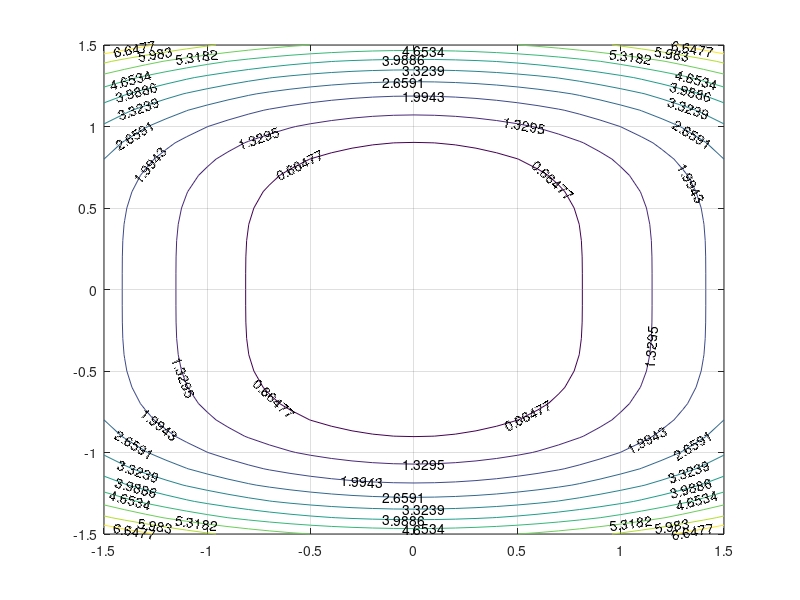

The MATLAB source for this figure: (Note: this script raises an error after producing the figure.)
clc, clear, close all;
% % Rosenbrock's function
% [x,y] = meshgrid(-1.5:.1:1.5, -1.5:.1:1.5);
% f = (1 - x).^2 + 10 * (y - x.^2).^2;
% v = [0.01,0.5,2,5,10,15,25,35,50,100,200];
% [C, h] = contour(x, y, f, v);
% clabel(C, h);
% grid; hold on;
% nit = 100;
% x0 = [0; 15];
% eps = 10e-7;
% % 0 for BFGS, 1 for DFP
% tic
% [x, f, n] = Quasi_Newton(@fun_obj, x0, nit, eps, 1);
% toc
% plot(x(1, :), x(2, :), 'm-d',...
%     'LineWidth', 1.5,...
%     'MarkerEdgeColor', 'b',...
%     'MarkerFaceColor', 'b');

% Rosenbrock's function
[x,y] = meshgrid(-1.5:.1:1.5, -1.5:.1:1.5);
f = x.^2 + y.^4;

[C, h] = contour(x, y, f);
clabel(C, h);
grid; hold on;
nit = 100;
x0 = [1; 1];
eps = 1e-7;
% 0 for BFGS, 1 for DFP
tic
[x, f, n] = Quasi_Newton(@errorFunction, x0, nit, eps, 1);
toc
plot(x(1, :), x(2, :), 'm-d',...
    'LineWidth', 1.5,...
    'MarkerEdgeColor', 'b',...
    'MarkerFaceColor', 'b');
